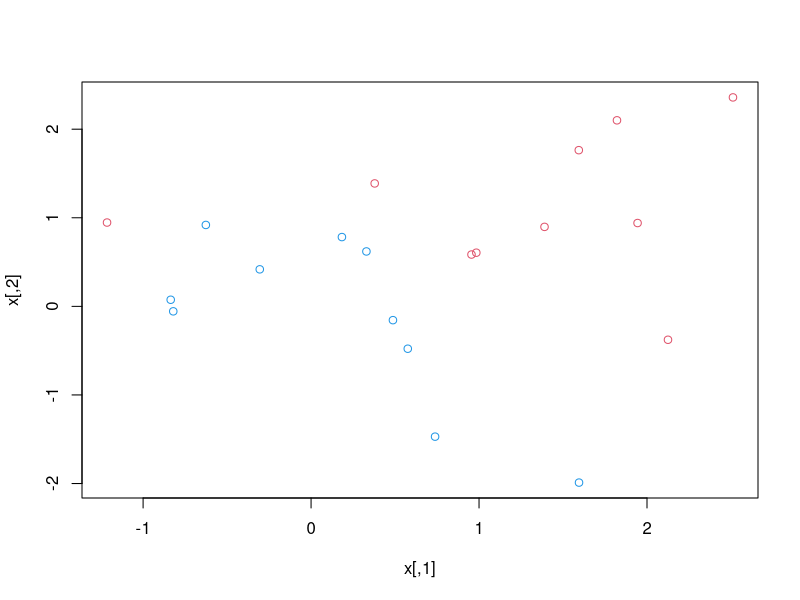
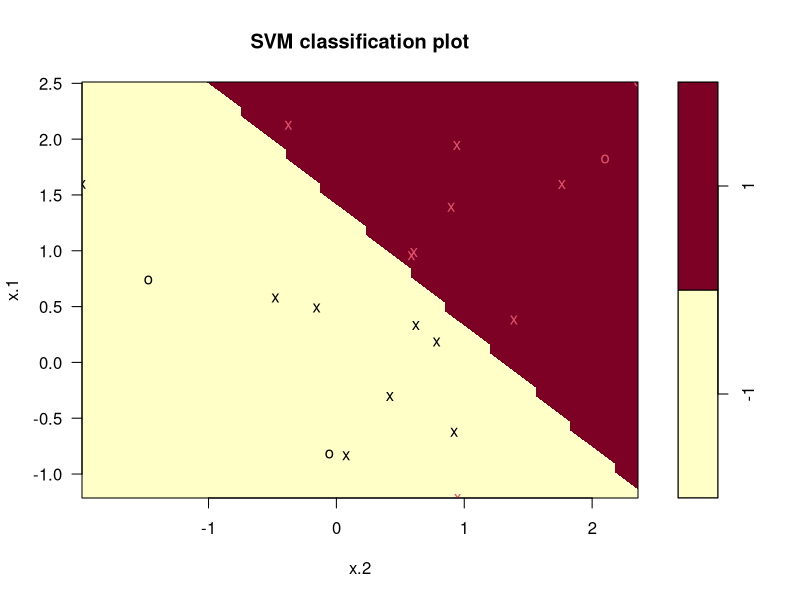
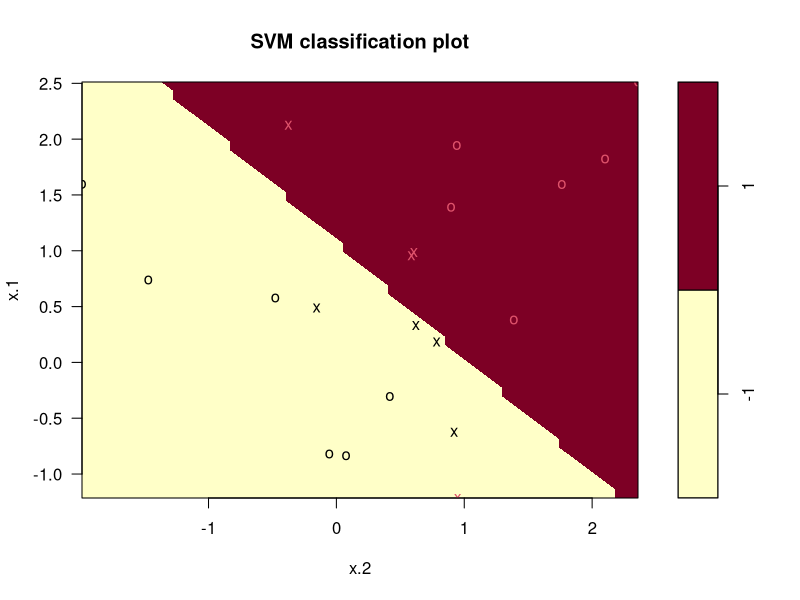

The R source for these figures, in order:
library(e1071)
set.seed(1)

# Create a random dataset
x <- matrix(rnorm(20 * 2), ncol = 2)
y <- c(rep(-1, 10), rep(1, 10))
x[y == 1,] <- x[y == 1,] + 1
# Check whether the classes are linearly separable
plot(x, col = (3 - y))
# Create data.frame with factor class attribute
dat <- data.frame(x = x, y = as.factor(y))
# C is cost
svmfit <- svm(y ~ ., data = dat, kernel = "linear", cost = 0.10, scale = FALSE)
plot(svmfit, dat)
cat("Support vectors", svmfit$index)
summary(svmfit)

calculate_accuracy <- function(svm_model, data) {
  # Predict using the SVM model
  predictions <- predict(svm_model, data)
  # Actual labels
  actual_labels <- data$y
  # Calculate the number of correct predictions
  correct_predictions <- sum(predictions == actual_labels)
  # Calculate the total number of predictions
  total_predictions <- length(actual_labels)
  # Calculate accuracy
  accuracy <- correct_predictions / total_predictions
  # Return accuracy as a percentage
  return(accuracy * 100)
}

accuracy <- calculate_accuracy(svmfit, dat)
print(accuracy)

# e1071 automatic tuning
tune.out <- tune(svm, y ~ ., data = dat, kernel = "linear", ranges =
  list(cost = c(0.001, 0.01, 0.1, 1, 5, 10, 100)))
bestmod <- tune.out$best.model
summary(bestmod)

plot(bestmod, dat)

accuracy <- calculate_accuracy(bestmod, dat)
print(accuracy)

# Evaluate on test set
xtest <- matrix(rnorm(20 * 2), ncol = 2)
ytest <- sample(c(-1, 1), 20, rep = TRUE)
xtest[ytest == 1,] <- xtest[ytest == 1,] + 1
testdat <- data.frame(x = xtest, y = as.factor(ytest))

# Predictions with the best model
ypred <- predict(bestmod, testdat)
table(predict = ypred, truth = testdat$y)
